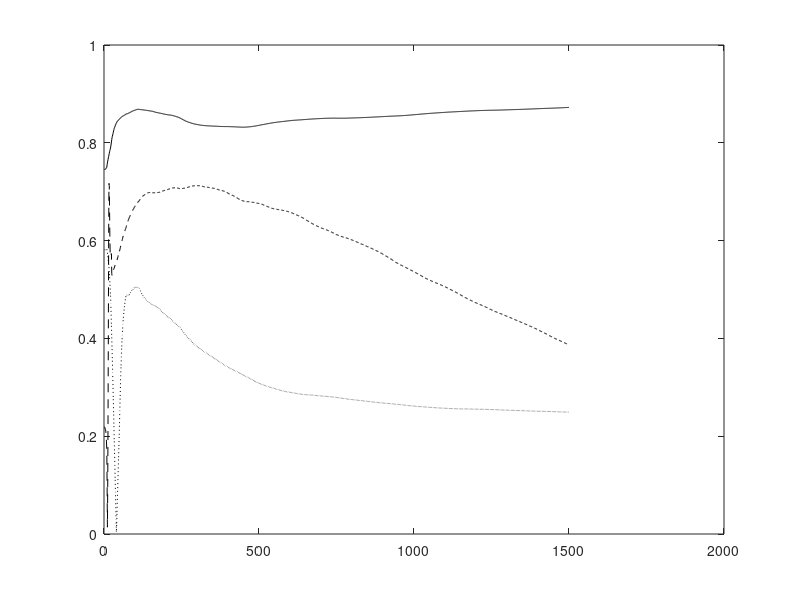

The MATLAB script that drew this image: (Note: this script raises an error after producing the figure.)
% Adaptive SVD Algorithm

function SVDIT();

clear all;
close all;

% Number of samples N and dimension D
eta0 = 10;
nSamples = 500;
nDim1 = 5;
nDim2 = 7;
nEpochs = 3;
randn('state',0);

% Generate the x random vectors
for i = 1 : nSamples
   for j = 1 : nDim1
      x(j,i) = (20 - 2*j) * randn;
   end
end
meanX = zeros(nDim1,1);
for i = 1 : nSamples
   meanX = meanX + x(:,i)/nSamples;
end
for i = 1 : nSamples
   x(:,i) = x(:,i) - meanX;
end

% Generate the y random vectors
for i = 1 : nSamples
   for j = 1 : nDim2
      y(j,i) = 3*randn;
   end
end
meanY = zeros(nDim2,1);
for i = 1 : nSamples
   meanY = meanY + y(:,i)/nSamples;
end
for i = 1 : nSamples
   y(:,i) = y(:,i) - meanY;
end

% Generate the Atrue matrix
Ctrue = zeros(nDim1,nDim2);
for i = 1 : nSamples
   Ctrue = Ctrue + x(:,i)*y(:,i)'/nSamples;
end

% Compute the true eigenvectors and eigenvalues
[U,D,V] = svd(Ctrue);
U
V
diag(D)'

% Run the adaptive algorithm
C  = zeros(nDim1,nDim2);
Z1 = zeros(nDim1,nDim1);
Z2 = zeros(nDim2,nDim2);
A  = zeros(nDim1+nDim2,nDim1+nDim2);
W  = 0.1 * ones(nDim1+nDim2,nDim2);

I  = eye(nDim2,nDim2);

for epoch = 1 : nEpochs
   for iter = 1 : nSamples
      Ck = x(:,iter) * y(:,iter)';
      C = C + (1.0/(nSamples*(epoch-1) + iter))*(Ck - C);
      A = [Z1,C;C',Z2];
      etat = 1.0/(eta0 + nSamples*(epoch-1) + iter);
      
      W = W + etat*(A*W - 0.5*W*triu(W'*A*W)) * inv(diag(diag(W'*A*W)));
      
      U1 = W(1:nDim1,1:nDim1);
      for i = 1 : nDim1
        a = norm(U1(:,i));
   		U1(:,i) = U1(:,i)/a;
      end
      V1 = W(nDim1+1:nDim1+nDim2,1:nDim2);
      for i = 1 : nDim2
        a = norm(V1(:,i));
   		V1(:,i) = V1(:,i)/a;
      end
      cos_t1(:,nSamples*(epoch-1) + iter) = abs(diag(U1'*U));
      cos_t2(:,nSamples*(epoch-1) + iter) = abs(diag(V1'*V));
   end
end

% Check the final norms
U1 = W(1:nDim1,1:nDim1);
U1byNorm = U1*sqrt(inv(diag(diag(U1'*U1))));
for i = 1 : nDim1
   UNorm(i) = norm(U1(:,i));
end
V1 = W(nDim1+1:nDim1+nDim2,1:nDim2);
V1byNorm = V1*sqrt(inv(diag(diag(V1'*V1))));
for i = 1 : nDim2
   VNorm(i) = norm(V1(:,i));
end
UNorm
VNorm
U1byNorm
V1byNorm
dd = diag(U1byNorm'*C*V1byNorm);
dd'

for iter = 1 : nSamples*nEpochs
   ind(iter) = iter;
end

if (1)

% Plot the convergence results
figure(1);
plot(ind,cos_t1(1,:),'k-'); hold on;
plot(ind,cos_t1(2,:),'k:'); hold on;
plot(ind,cos_t1(3,:),'k--'); hold on;
plot(0,1,'k--'); hold on;
legend('Component1 of U','Component2 of U','Component3 of U',0);
xlabel('Number of Samples');
ylabel('Direction Cosines for Components of U');
hold off;

% Plot the convergence results
figure(2);
plot(ind,cos_t2(1,:),'k-'); hold on;
plot(ind,cos_t2(2,:),'k:'); hold on;
plot(ind,cos_t2(3,:),'k--'); hold on;
plot(0,1,'k--'); hold on;
legend('Component1 of V','Component2 of V','Component3 of V',0);
xlabel('Number of Samples');
ylabel('Direction Cosines for Components of V');
hold off;


else

plot(ind,cos_t1(1,:),'k-'); hold on;
plot(ind,cos_t1(2,:),'k:');
plot(ind,cos_t1(3,:),'k-.');
plot(ind,cos_t1(4,:),'k--');

plot(ind,cos_t2(1,:),'r-');
plot(ind,cos_t2(2,:),'r:');
plot(ind,cos_t2(3,:),'r-.');
plot(ind,cos_t2(4,:),'r--');
hold off;

end



  
